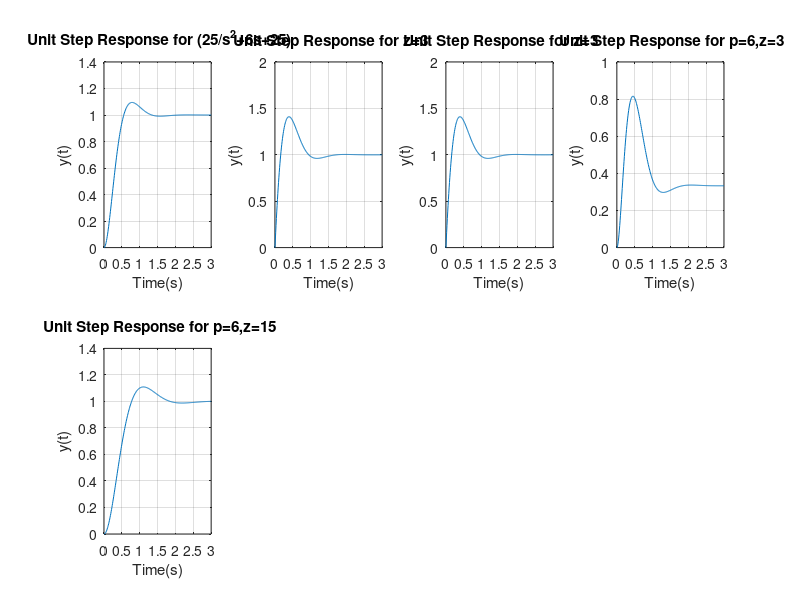

The MATLAB script that drew this image:
%Piter Garacia
%Lab 9 EET-420

%Part II:

num=[0 0 25];
den=[1 6 25];
CIR1=tf(num,den)
t=(0:0.01:3)
y= step(CIR1,t)
subplot(2,4,1)
plot(t,y)
ylabel('y(t)')
xlabel('Time(s)'),grid
title(' Unit Step Response for (25/s^2+6s+25)')


%Part II:


num=[0 25 75];
den=[3 18 75];
CIR1=tf(num,den)
t=(0:0.01:3)
y= step(CIR1,t)
subplot(2,4,2)
plot(t,y)
ylabel('y(t)')
xlabel('Time(s)'),grid
title(' Unit Step Response for z=3')

%Part II:


num=[0 25 75];
den=[3 18 75];
CIR1=tf(num,den)
t=(0:0.01:3)
y= step(CIR1,t)
subplot(2,4,3)
plot(t,y)
ylabel('y(t)')
xlabel('Time(s)'),grid
title(' Unit Step Response for z=3')

%Part 4:

num=[0 150 150];
den=[3 36 183 450];
CIR1=tf(num,den)
t=(0:0.01:3)
y= step(CIR1,t)
subplot(2,4,4)
plot(t,y)
ylabel('y(t)')
xlabel('Time(s)'),grid
title(' Unit Step Response for p=6,z=3')

num=[0 150 2250];
den=[15 240 915 2250];
CIR1=tf(num,den)
t=(0:0.01:3)
y= step(CIR1,t)
subplot(2,4,5)
plot(t,y)
ylabel('y(t)')
xlabel('Time(s)'),grid
title(' Unit Step Response for p=6,z=15')
